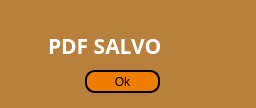
<?xml version="1.0" encoding="UTF-8"?>
<ui version="4.0">
 <class>MainWindow</class>
 <widget class="QMainWindow" name="MainWindow">
  <property name="geometry">
   <rect>
    <x>0</x>
    <y>0</y>
    <width>256</width>
    <height>108</height>
   </rect>
  </property>
  <property name="maximumSize">
   <size>
    <width>256</width>
    <height>108</height>
   </size>
  </property>
  <property name="windowTitle">
   <string>PDF SALVO</string>
  </property>
  <property name="windowIcon">
   <iconset>
    <normaloff>image6.jpg</normaloff>image6.jpg</iconset>
  </property>
  <property name="styleSheet">
   <string notr="true">background-color: rgb(184, 128, 60);
</string>
  </property>
  <widget class="QWidget" name="centralwidget">
   <widget class="QLabel" name="label">
    <property name="geometry">
     <rect>
      <x>48</x>
      <y>30</y>
      <width>121</width>
      <height>31</height>
     </rect>
    </property>
    <property name="maximumSize">
     <size>
      <width>121</width>
      <height>31</height>
     </size>
    </property>
    <property name="font">
     <font>
      <family>Proxima Nova Bl</family>
      <pointsize>16</pointsize>
      <weight>75</weight>
      <bold>true</bold>
     </font>
    </property>
    <property name="styleSheet">
     <string notr="true">background-color: transparent;
color: white;</string>
    </property>
    <property name="text">
     <string>PDF SALVO</string>
    </property>
   </widget>
   <widget class="QPushButton" name="pushButton">
    <property name="geometry">
     <rect>
      <x>85</x>
      <y>70</y>
      <width>75</width>
      <height>23</height>
     </rect>
    </property>
    <property name="styleSheet">
     <string notr="true">background-color:#ef7d00;
 border-radius: 10px;
 border: 2px solid Black;</string>
    </property>
    <property name="text">
     <string>Ok</string>
    </property>
   </widget>
   <widget class="QLabel" name="label_2">
    <property name="geometry">
     <rect>
      <x>-40</x>
      <y>-10</y>
      <width>301</width>
      <height>181</height>
     </rect>
    </property>
    <property name="text">
     <string/>
    </property>
    <property name="pixmap">
     <pixmap>795x233px.png</pixmap>
    </property>
   </widget>
   <widget class="QLabel" name="label_3">
    <property name="geometry">
     <rect>
      <x>178</x>
      <y>20</y>
      <width>31</width>
      <height>41</height>
     </rect>
    </property>
    <property name="styleSheet">
     <string notr="true">background-color: transparent;</string>
    </property>
    <property name="text">
     <string/>
    </property>
    <property name="pixmap">
     <pixmap>31x41px PDF Ícon_Prancheta 1 (1).png</pixmap>
    </property>
   </widget>
   <zorder>label_2</zorder>
   <zorder>label</zorder>
   <zorder>pushButton</zorder>
   <zorder>label_3</zorder>
  </widget>
 </widget>
 <resources/>
 <connections/>
</ui>
